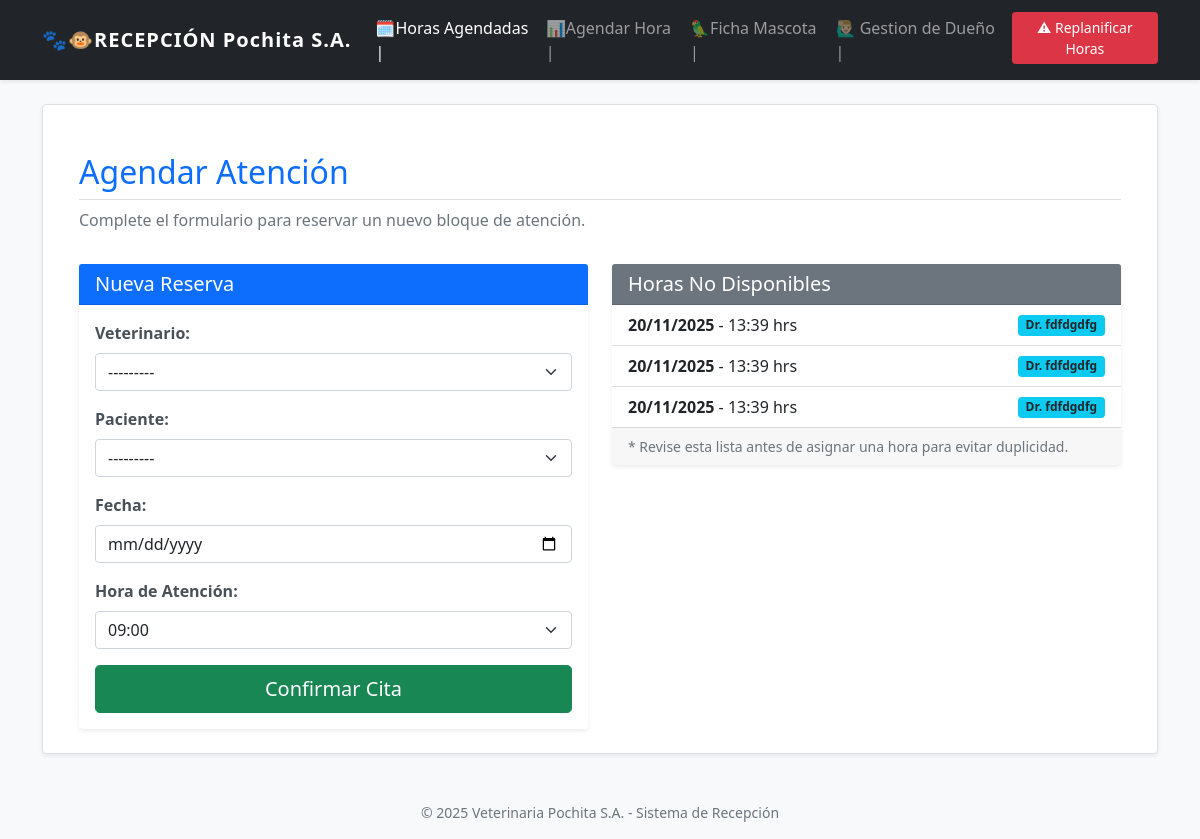
Page /agendar/ on the earlier database version.
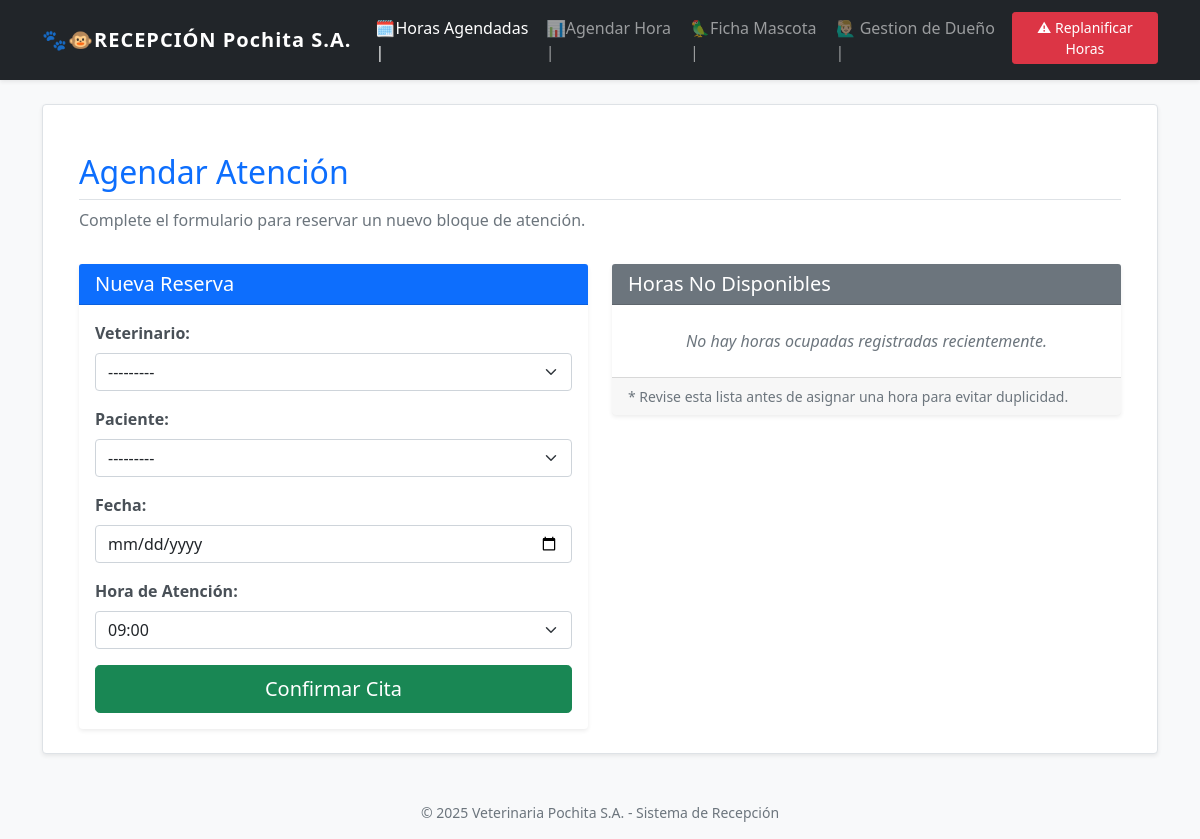
Same page on the later database version.
### agenda/models.py (models this page shows, shortened)
class Cita(models.Model):
    ESTADOS = [
        ('PENDIENTE', 'Pendiente'),
        ('REALIZADA', 'Realizada'),
        ('CANCELADA_VET', 'Cancelada por Veterinario'), # Para HU005/HU006
        ('CANCELADA_CLIENTE', 'Cancelada por Cliente'), # Para HU004
    ]
    veterinario = models.ForeignKey(Veterinario, on_delete=models.CASCADE)
    paciente = models.ForeignKey(Paciente, on_delete=models.CASCADE)
    fecha = models.DateField()
    hora = models.TimeField()
    estado = models.CharField(max_length=20, choices=ESTADOS, default='PENDIENTE')

class Veterinario(models.Model):
    nombre = models.CharField(max_length=100)
    especialidad = models.CharField(max_length=100, default="General")
    def __str__(self):
        return self.nombre

### agenda/views.py (the view)
# urls.py: path('agendar/', views.agendar_hora, name='agendar_hora'),
def agendar_hora(request):
    citas_ocupadas = Cita.objects.filter(estado='PENDIENTE').order_by('fecha', 'hora')
    if request.method == 'POST':
        form = CitaForm(request.POST)
        if form.is_valid():
            cita_nueva = form.save(commit=False)
            hora_inicio_atencion = time(9, 0)  # 09:00 AM
            hora_fin_atencion = time(21, 0)    # 09:00 PM
            if not (hora_inicio_atencion <= cita_nueva.hora <= hora_fin_atencion):
                messages.error(request, "Error: El horario de atención es de 09:00 a 21:00 hrs.")
                return render(request, 'agenda/agendar.html', {
                    'form': form,
                    'citas_ocupadas': citas_ocupadas
                })
            existe_cita = Cita.objects.filter(
                veterinario=cita_nueva.veterinario,
                fecha=cita_nueva.fecha,
                hora=cita_nueva.hora,
                estado='PENDIENTE'
            ).exists()
            if existe_cita:
                messages.error(request, f"El Dr. {cita_nueva.veterinario.nombre} ya está ocupado a esa hora. Por favor seleccione otro veterinario u otro horario.")
            else:
                cita_nueva.save()
                messages.success(request, "Hora agendada correctamente.")
                return redirect('panel_recepcion')
    else:
        form = CitaForm()
    return render(request, 'agenda/agendar.html', {
        'form': form,
        'citas_ocupadas': citas_ocupadas
    })

### agenda/forms.py
class CitaForm(forms.ModelForm):
    hora = forms.ChoiceField(
        choices=HORAS_DISPONIBLES,
        widget=forms.Select(attrs={'class': 'form-select'}),
        label="Hora de Atención"
    )
    class Meta:
        model = Cita
        fields = ['veterinario', 'paciente', 'fecha', 'hora']
        widgets = {
            'fecha': forms.DateInput(attrs={'type': 'date', 'class': 'form-control'}),
            'veterinario': forms.Select(attrs={'class': 'form-select'}),
            'paciente': forms.Select(attrs={'class': 'form-select'}),
        }

### agenda/models.py (called while the page is built)
    def __str__(self):
        return f"{self.nombre} ({self.dueno.nombre})"

### agenda/templates/agenda/agendar.html (shortened to what this page needs)
{% extends 'agenda/base.html' %}
{% block content %}
<div class="container mt-4">
    <div class="row mb-3">
        <div class="col-12">
            <h2 class="text-primary border-bottom pb-2">Agendar Atención</h2>
            <p class="text-muted">Complete el formulario para reservar un nuevo bloque de atención.</p>
        </div>
    </div>
    <div class="row">
        <div class="col-md-6">
            <div class="card shadow-sm border-0">
                <div class="card-header bg-primary text-white">
                    <h5 class="mb-0 card-title">Nueva Reserva</h5>
                </div>
                <div class="card-body">
                    <form method="post">
                        <div class="mb-3">
                            {{ form.as_p }}
                        </div>
                        <div class="d-grid gap-2">
                            <button type="submit" class="btn btn-success btn-lg">
                                Confirmar Cita
                            </button>
                        </div>
                    </form>
                </div>
            </div>
        </div>
        <div class="col-md-6">
            <div class="card shadow-sm border-0">
                <div class="card-header bg-secondary text-white">
                    <h5 class="mb-0 card-title">Horas No Disponibles</h5>
                </div>
                <div class="card-body p-0">
                    <ul class="list-group list-group-flush">
                        {% for c in citas_ocupadas %}
                            <li class="list-group-item d-flex justify-content-between align-items-center">
                                <span>
                                    <strong>{{ c.fecha|date:"d/m/Y" }}</strong> - {{ c.hora|time:"H:i" }} hrs
                                </span>
                                <span class="badge bg-info text-dark">
                                    Dr. {{ c.veterinario.nombre }}
                                </span>
                            </li>
                        {% empty %}
                            <li class="list-group-item text-center text-muted fst-italic p-4">
                                No hay horas ocupadas registradas recientemente.
                            </li>
                        {% endfor %}
                    </ul>
                </div>
                <div class="card-footer text-muted small">
                    * Revise esta lista antes de asignar una hora para evitar duplicidad.
                </div>
            </div>
        </div>
    </div>
</div>
{% endblock %}

Differences in the rows shown:
removed Cita: fecha "20/11/2025", hora "13:39", veterinario.nombre "fdfdgdfg"
removed Cita: fecha "20/11/2025", hora "13:39", veterinario.nombre "fdfdgdfg"
removed Cita: fecha "20/11/2025", hora "13:39", veterinario.nombre "fdfdgdfg"
Other differences:
text now shown: "No hay horas ocupadas registradas recientemente."
